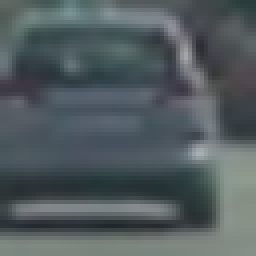
#> input picture vehicles/GTI_Far/image0006.png, 64 x 64 px (shown 4 times larger); its folder holds only this picture in this run
$ jupyter execute --allow-errors dev_feature_extraction.ipynb   (older library calls are emulated)
#> lines starting #> are read from the running program, lines starting #| are printed output that depends on the picture; long printed decimals are rounded
# Feature Extraction Testing

This file contains the testing of feature extractions. This is where prod_feature_extraction.py code was tested for the finalized functions.

## Define feature extraction functions

[cell 1]
import numpy as np
import cv2
import matplotlib.pyplot as plt
import matplotlib.image as mpimg
from sklearn.preprocessing import StandardScaler
import glob
import os
from sklearn.svm import LinearSVC
from sklearn.preprocessing import StandardScaler
from skimage.feature import hog

# [26 lines left out: functions bin_spatial, color_hist, not called in this run]

def get_hog_features(img, orient, pix_per_cell, cell_per_block, vis=False, feature_vec=True):
    if vis == True:
        features,hog_image=hog(img, orientations=orient,pixels_per_cell=(pix_per_cell,pix_per_cell),
        cells_per_block=(cell_per_block,cell_per_block), transform_sqrt=False,
                       visualise=vis, feature_vector=feature_vec)

        return features, hog_image
    else:
        # Use skimage.hog() to get features only
        features=hog(img, orientations=orient,pixels_per_cell=(pix_per_cell,pix_per_cell),
        cells_per_block=(cell_per_block,cell_per_block), transform_sqrt=False,
                       visualise=vis, feature_vector=feature_vec)

        return features
# [41 lines left out: function extract_features, not called in this run]

## Feature Extraction Parameter testing

[cell 2]
images = glob.glob('vehicles/**/*.png')
for img_path in images[0:5]:
    image=mpimg.imread(img_path)
#> image is the input picture: shape (64, 64, 3) float32; mean R, G, B 0.322, 0.361, 0.373
    gray = cv2.cvtColor(image, cv2.COLOR_RGB2GRAY)
    gray=cv2.resize(gray, (64,64))
    orient = 9
    pix_per_cell = 8
    cell_per_block = 2
    # Call our function with vis=True to see an image output
    features, hog_image = get_hog_features(gray, orient,
                        pix_per_cell, cell_per_block,
                        vis=True, feature_vec=False)
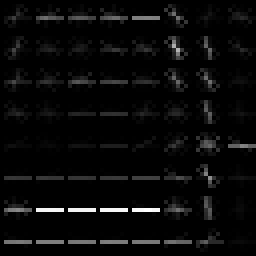
#> hog_image: shape (64, 64) float32 (shown 4 times larger); min 0, max 0.169, mean 0.00634; drawn with min black and max white
    plt.imshow(hog_image, cmap='gray')
    plt.title('HOG Visualization')
    plt.show()
#> pass 2 of the loop `for img_path in images[0:5]:`:
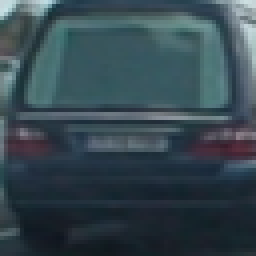
#> input picture vehicles/GTI_Left/image0057.png, 64 x 64 px (shown 4 times larger)
#> image is the input picture: shape (64, 64, 3) float32; mean R, G, B 0.211, 0.28, 0.313
#> `features, hog_image = get_hog_features(gray, orient, pix_per_cell, cel..`:
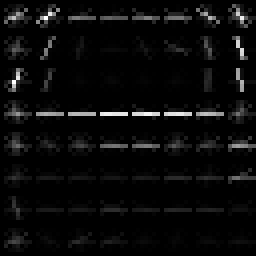
#> hog_image: shape (64, 64) float32 (shown 4 times larger); min 0, max 0.159, mean 0.0066; drawn with min black and max white

[cell 3]
import cv2
import numpy as np
import matplotlib.pyplot as plt
from mpl_toolkits.mplot3d import Axes3D

def plot3d(pixels, colors_rgb,
        axis_labels=list("RGB"), axis_limits=[(0, 255), (0, 255), (0, 255)]):
    """Plot pixels in 3D."""

    # Create figure and 3D axes
    fig = plt.figure(figsize=(8, 8))
    ax = Axes3D(fig)

    # Set axis limits
    ax.set_xlim(*axis_limits[0])
    ax.set_ylim(*axis_limits[1])
    ax.set_zlim(*axis_limits[2])

    # Set axis labels and sizes
    ax.tick_params(axis='both', which='major', labelsize=14, pad=8)
    ax.set_xlabel(axis_labels[0], fontsize=16, labelpad=16)
    ax.set_ylabel(axis_labels[1], fontsize=16, labelpad=16)
    ax.set_zlabel(axis_labels[2], fontsize=16, labelpad=16)

    # Plot pixel values with colors given in colors_rgb
    ax.scatter(
        pixels[:, :, 0].ravel(),
        pixels[:, :, 1].ravel(),
        pixels[:, :, 2].ravel(),
        c=colors_rgb.reshape((-1, 3)), edgecolors='none')

    return ax  # return Axes3D object for further manipulation

[cell 4]
images = glob.glob('vehicles/**/*.png')
for img_path in images[0:5]:
    img=mpimg.imread(img_path)
    plt.imshow(img)
    plt.show()
    # Select a small fraction of pixels to plot by subsampling it
    scale = max(img.shape[0], img.shape[1], 64) / 64  # at most 64 rows and columns
#> scale = 1
    img_small = cv2.resize(img, (np.int(img.shape[1] / scale), np.int(img.shape[0] / scale)), interpolation=cv2.INTER_NEAREST)

    # Convert subsampled image to desired color space(s)
    img_small_RGB = img_small*255  # OpenCV uses BGR, matplotlib likes RGB
    img_small_HSV = cv2.cvtColor(img_small, cv2.COLOR_RGB2HSV)
#> img_small_HSV: shape (64, 64, 3) float32; mean H, S, V 192.8, 0.2, 0.4
    img_small_rgb = img_small  # scaled to [0, 1], only for plotting
    print(np.max(img_small_HSV[:,:,0]))
#| 348.000
    # Plot and show
    plot3d(img_small_RGB, img_small_rgb)
    plt.show()

    plot3d(img_small_HSV, img_small_rgb, axis_labels=list("HSV"),axis_limits=[(0, 360), (0, 1.0), (0, 1.0)])
    plt.show()
#> pass 2 of the loop `for img_path in images[0:5]:`:
#> img_small_HSV: shape (64, 64, 3) float32; mean H, S, V 203.9, 0.4, 0.3
#| 340.541

# Seaborn Feature Exploration

[cell 5]
import seaborn as sns
import pandas as pd
from scipy import stats, integrate

[cell 6]
#import sample of car and non-car images
images = glob.glob('vehicles/**/*.png')
non_images = glob.glob('non-vehicles/**/*.png')
car_image=[]
noncar_image=[]
hog_car_features=[]
hog_noncar_features=[]
flat_car_images=[]
flat_non_images=[]
car=[]
non_car=[]
for img_path in images[0:100]:
    image=mpimg.imread(img_path)
    org_image=np.copy(image)
    image=cv2.cvtColor(image, cv2.COLOR_RGB2YUV)
#> image: shape (64, 64, 3) float32; mean of channels 0, 1, 2 0.351, 0.511, 0.475
    car_image.append(image)
    flat_car_images.append(image.ravel())
    gray = cv2.cvtColor(org_image, cv2.COLOR_RGB2GRAY)
    gray=cv2.resize(gray, (64,64))
    orient = 9
    pix_per_cell = 8
    cell_per_block = 2
    # Call our function with vis=True to see an image output

    car.append(1)
#> pass 2 of the loop `for img_path in images[0:100]:`:
#> image: shape (64, 64, 3) float32; mean of channels 0, 1, 2 0.263, 0.525, 0.454
for img_path in non_images[0:100]:
    image=mpimg.imread(img_path)
    org_image=np.copy(image)
    image=cv2.cvtColor(image, cv2.COLOR_RGB2YUV)
    noncar_image.append(image)
    flat_non_images.append(image.ravel())
    gray = cv2.cvtColor(org_image, cv2.COLOR_RGB2GRAY)
    gray=cv2.resize(gray, (64,64))
    orient = 9
    pix_per_cell = 8
    cell_per_block = 2

    non_car.append(1)

#> (a cell that did not finish here is left out)

[cell 8]
sns.set(color_codes=True)
#> (the rest of this cell did not finish here and is left out)

[cell 9]
car_channel0=np.array(car_image)[:,:,:,0].ravel()
#> car_channel0 = 8192 values, max 0.854 at index 4225, min 0.0821 at index 7886, mean 0.307
car_channel1=np.array(car_image)[:,:,:,1].ravel()
#> car_channel1 = 8192 values, max 0.547 at index 6843, min 0.484 at index 2878, mean 0.518
car_channel2=np.array(car_image)[:,:,:,2].ravel()
#> car_channel2 = 8192 values, max 0.593 at index 6523, min 0.38 at index 4623, mean 0.465

#> (the rest of this cell did not finish here and is left out)

[cell 10]
sns.jointplot(x=car_channel1,y=car_channel2,color='y',marginal_kws=dict(bins=20, rug=True))
#> (the rest of this cell did not finish here and is left out)

[cell 11]
images = glob.glob('vehicles/**/*.png')
non_images = glob.glob('non-vehicles/**/*.png')
hog_car0=[]
hog_noncar0=[]
hog_car1=[]
hog_noncar1=[]
hog_car2=[]
hog_noncar2=[]
for img_path in images:
    image=mpimg.imread(img_path)
    gray = cv2.cvtColor(image, cv2.COLOR_RGB2HSV)
    #gray=image
    orient = 9
    pix_per_cell = 8
    cell_per_block = 2
    # Call our function with vis=True to see an image output
    features0 = get_hog_features(gray[:,:,0], orient,
                        pix_per_cell, cell_per_block,
                        vis=False, feature_vec=True)
#> call 3 of get_hog_features, with orient = 9, pix_per_cell = 8, cell_per_block = 2, vis = False, feature_vec = True
#> in get_hog_features (call 3), `features=hog(img, orientations=orient,pixels_per_cell=(pix_per_cell,pi..`: features = 1764 values, max 0.556 at index 1534, min 0 at index 5, mean 0.127
#> in get_hog_features (call 3), `features=hog(img, orientations=orient,pixels_per_cell=(pix_per_cell,pi..`:
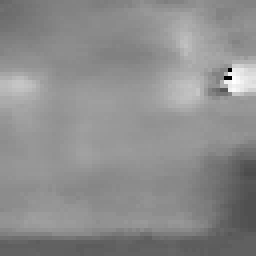
#> img: shape (64, 64) float32 (shown 4 times larger); min 0, max 348, mean 192.8; drawn with min black and max white
#> features0 has the same summary as features in get_hog_features
    features1 = get_hog_features(gray[:,:,1], orient,
                        pix_per_cell, cell_per_block,
                        vis=False, feature_vec=True)
#> call 4 of get_hog_features, with orient = 9, pix_per_cell = 8, cell_per_block = 2, vis = False, feature_vec = True
#> in get_hog_features (call 4), `features=hog(img, orientations=orient,pixels_per_cell=(pix_per_cell,pi..`: features = 1764 values, max 0.444 at index 1624, min 0 at index 23, mean 0.124
#> in get_hog_features (call 4), `features=hog(img, orientations=orient,pixels_per_cell=(pix_per_cell,pi..`:
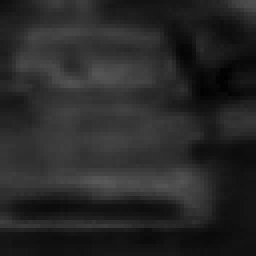
#> img: shape (64, 64) float32 (shown 4 times larger); min 0, max 0.351, mean 0.159
#> features1 has the same summary as features in get_hog_features
    features2 = get_hog_features(gray[:,:,2], orient,
                        pix_per_cell, cell_per_block,
                        vis=False, feature_vec=True)
#> in get_hog_features (call 5), `features=hog(img, orientations=orient,pixels_per_cell=(pix_per_cell,pi..`: features = 1764 values, max 0.621 at index 1030, min 0 at index 16, mean 0.106
#> in get_hog_features (call 5), `features=hog(img, orientations=orient,pixels_per_cell=(pix_per_cell,pi..`:
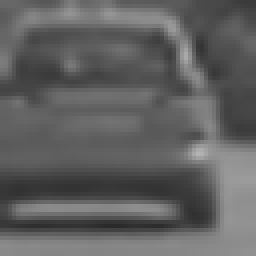
#> img: shape (64, 64) float32 (shown 4 times larger); min 0.165, max 0.706, mean 0.378
#> features2 has the same summary as features in get_hog_features
    hog_car0.append(features0)
    hog_car1.append(features1)
    hog_car2.append(features2)
#> pass 2 of the loop `for img_path in images:`:
#> features0 = 1764 values, max 0.442 at index 1480, min 0 at index 15, mean 0.136
#> features1 = 1764 values, max 0.622 at index 598, min 0 at index 14, mean 0.128
#> features = 1764 values, max 0.692 at index 598, min 0 at index 46, mean 0.109
#> in get_hog_features (call 8), `features=hog(img, orientations=orient,pixels_per_cell=(pix_per_cell,pi..`:
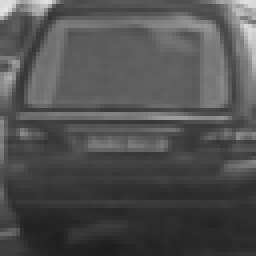
#> img: shape (64, 64) float32 (shown 4 times larger); min 0.114, max 0.902, mean 0.314
#> features2 has the same summary as features in get_hog_features
for img_path in non_images:
    image=mpimg.imread(img_path)
    gray = cv2.cvtColor(image, cv2.COLOR_RGB2HSV)
    #gray=image
    orient = 9
    pix_per_cell = 8
    cell_per_block = 2
    # Call our function with vis=True to see an image output
    features0 = get_hog_features(gray[:,:,0], orient,
                        pix_per_cell, cell_per_block,
                        vis=False, feature_vec=True)
    features1 = get_hog_features(gray[:,:,1], orient,
                        pix_per_cell, cell_per_block,
                        vis=False, feature_vec=True)
    features2 = get_hog_features(gray[:,:,2], orient,
                        pix_per_cell, cell_per_block,
                        vis=False, feature_vec=True)
    hog_noncar0.append(features0)
    hog_noncar1.append(features1)
    hog_noncar2.append(features2)
car_hog0=np.array(hog_car0).ravel()
#> car_hog0 = 3528 values, max 0.556 at index 1534, min 0 at index 5, mean 0.132
car_hog1=np.array(hog_car1).ravel()
#> car_hog1 = 3528 values, max 0.622 at index 2362, min 0 at index 23, mean 0.126
car_hog2=np.array(hog_car2).ravel()
#> car_hog2 = 3528 values, max 0.692 at index 2362, min 0 at index 16, mean 0.107

ncar_hog0=np.array(hog_noncar0).ravel()
ncar_hog1=np.array(hog_noncar1).ravel()
ncar_hog2=np.array(hog_noncar2).ravel()
y_hog = np.hstack((np.ones(len(hog_car0)), np.zeros(len(hog_noncar0))))
#> y_hog = [1, 1]

[cell 12]
sns.boxplot(x=y_hog,y=hog)
plt.show()
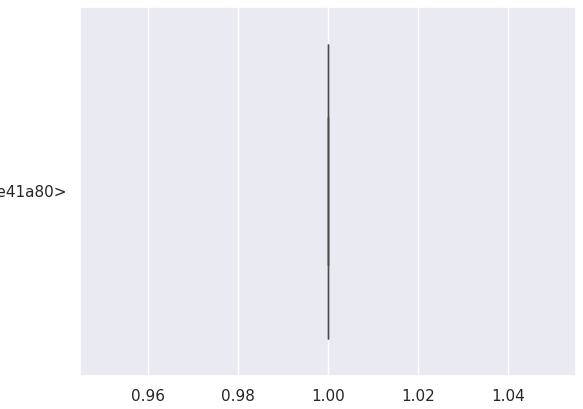
#> figure drawn by matplotlib, 1 panel

[cell 13]
sns.jointplot(x=car_hog1,y=car_hog2,color='y')
sns.jointplot(x=ncar_hog1,y=ncar_hog2,color='g')
sns.jointplot(x=car_hog0,y=car_hog2,color='y')
sns.jointplot(x=ncar_hog0,y=ncar_hog2,color='g')
sns.jointplot(x=car_hog0,y=car_hog1,color='y')
sns.jointplot(x=ncar_hog0,y=ncar_hog1,color='g')
plt.show()
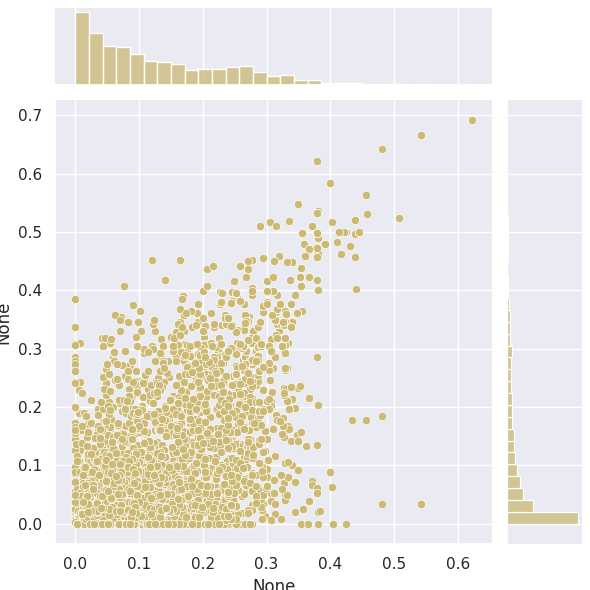
#> figure drawn by matplotlib, 3 panels
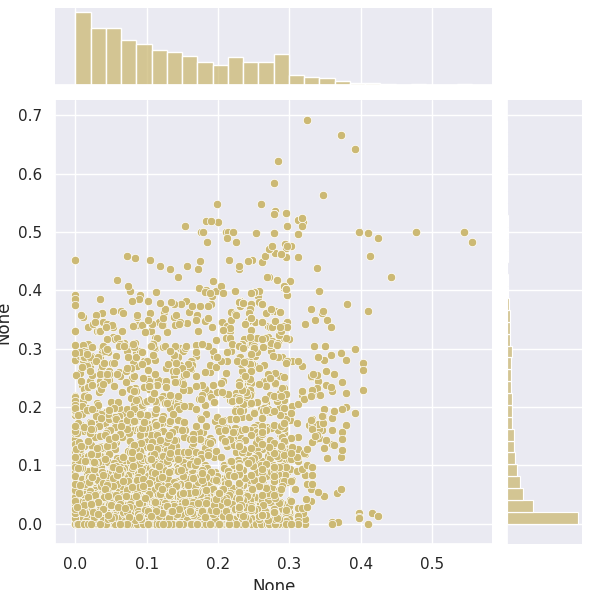
#> figure drawn by matplotlib, 3 panels
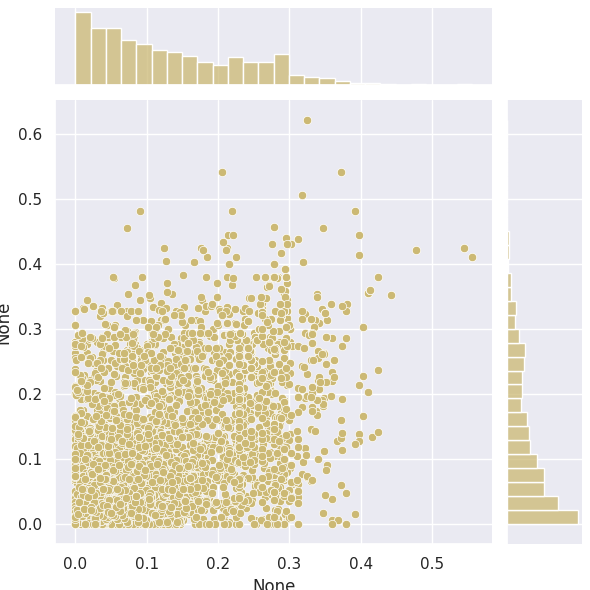
#> figure drawn by matplotlib, 3 panels
